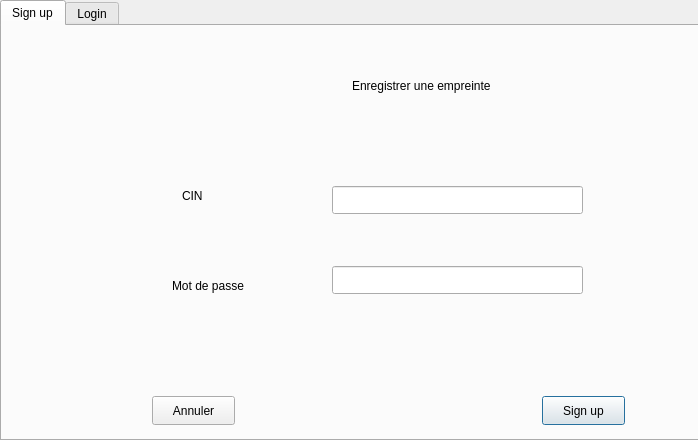
<?xml version="1.0" encoding="UTF-8"?>
<ui version="4.0">
 <class>empreinte</class>
 <widget class="QDialog" name="empreinte">
  <property name="geometry">
   <rect>
    <x>0</x>
    <y>0</y>
    <width>698</width>
    <height>440</height>
   </rect>
  </property>
  <property name="windowTitle">
   <string>ModifierProjetDialog</string>
  </property>
  <widget class="QTabWidget" name="tabWidget">
   <property name="geometry">
    <rect>
     <x>0</x>
     <y>0</y>
     <width>701</width>
     <height>441</height>
    </rect>
   </property>
   <property name="currentIndex">
    <number>0</number>
   </property>
   <widget class="QWidget" name="bb">
    <attribute name="title">
     <string>Sign up</string>
    </attribute>
    <widget class="QPushButton" name="signup">
     <property name="geometry">
      <rect>
       <x>540</x>
       <y>370</y>
       <width>83</width>
       <height>29</height>
      </rect>
     </property>
     <property name="text">
      <string>Sign up</string>
     </property>
    </widget>
    <widget class="QPushButton" name="annuler">
     <property name="geometry">
      <rect>
       <x>150</x>
       <y>370</y>
       <width>83</width>
       <height>29</height>
      </rect>
     </property>
     <property name="text">
      <string>Annuler</string>
     </property>
    </widget>
    <widget class="QLineEdit" name="lineEdit_cin">
     <property name="geometry">
      <rect>
       <x>330</x>
       <y>160</y>
       <width>251</width>
       <height>28</height>
      </rect>
     </property>
    </widget>
    <widget class="QLineEdit" name="lineEdit_mdp">
     <property name="geometry">
      <rect>
       <x>330</x>
       <y>240</y>
       <width>251</width>
       <height>28</height>
      </rect>
     </property>
    </widget>
    <widget class="QLabel" name="label">
     <property name="geometry">
      <rect>
       <x>180</x>
       <y>160</y>
       <width>63</width>
       <height>20</height>
      </rect>
     </property>
     <property name="text">
      <string>CIN</string>
     </property>
    </widget>
    <widget class="QLabel" name="label_2">
     <property name="geometry">
      <rect>
       <x>170</x>
       <y>250</y>
       <width>101</width>
       <height>20</height>
      </rect>
     </property>
     <property name="text">
      <string>Mot de passe</string>
     </property>
    </widget>
    <widget class="QLabel" name="label_3">
     <property name="geometry">
      <rect>
       <x>350</x>
       <y>50</y>
       <width>181</width>
       <height>20</height>
      </rect>
     </property>
     <property name="text">
      <string>Enregistrer une empreinte</string>
     </property>
    </widget>
    <widget class="QLabel" name="status">
     <property name="geometry">
      <rect>
       <x>240</x>
       <y>310</y>
       <width>221</width>
       <height>16</height>
      </rect>
     </property>
     <property name="text">
      <string/>
     </property>
    </widget>
   </widget>
   <widget class="QWidget" name="qq">
    <attribute name="title">
     <string>Login</string>
    </attribute>
    <widget class="QLabel" name="label_4">
     <property name="geometry">
      <rect>
       <x>300</x>
       <y>40</y>
       <width>181</width>
       <height>20</height>
      </rect>
     </property>
     <property name="text">
      <string>Entrer une empreinte</string>
     </property>
    </widget>
    <widget class="QPushButton" name="annuler1">
     <property name="geometry">
      <rect>
       <x>100</x>
       <y>360</y>
       <width>83</width>
       <height>29</height>
      </rect>
     </property>
     <property name="text">
      <string>Annuler</string>
     </property>
    </widget>
    <widget class="QPushButton" name="login">
     <property name="geometry">
      <rect>
       <x>490</x>
       <y>360</y>
       <width>83</width>
       <height>29</height>
      </rect>
     </property>
     <property name="text">
      <string>Login</string>
     </property>
    </widget>
    <widget class="QLineEdit" name="lineEdit_cin2">
     <property name="geometry">
      <rect>
       <x>270</x>
       <y>190</y>
       <width>251</width>
       <height>28</height>
      </rect>
     </property>
    </widget>
    <widget class="QLabel" name="label_6">
     <property name="geometry">
      <rect>
       <x>180</x>
       <y>190</y>
       <width>63</width>
       <height>20</height>
      </rect>
     </property>
     <property name="text">
      <string>CIN</string>
     </property>
    </widget>
   </widget>
  </widget>
 </widget>
 <resources/>
 <connections/>
</ui>
